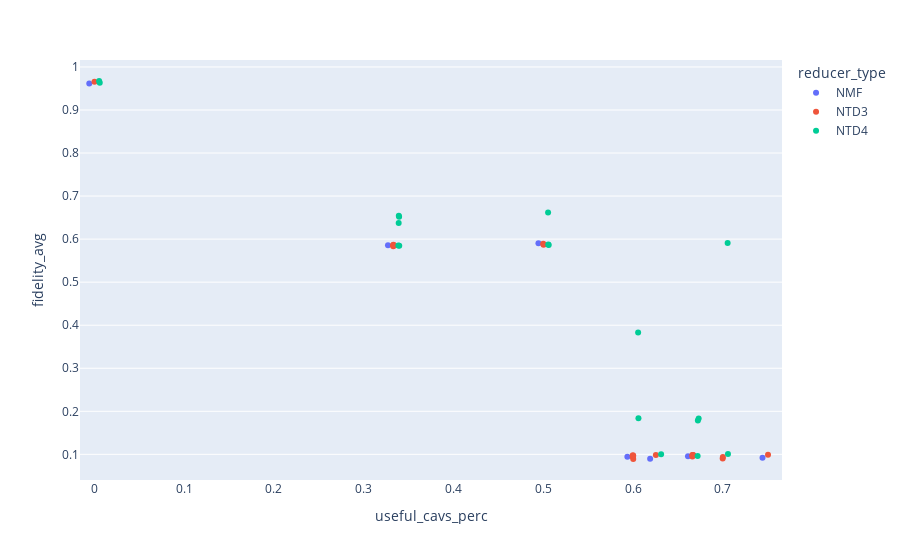

This figure's notebook cell:
### Code cell
# ntd_df = df[df.reducer == "NTD"]

px.strip(df, x= 'useful_cavs_perc', y='fidelity_avg', color = "reducer_type", hover_data=['rank_str'],  stripmode="group")

### Figure 1 — Plotly figure (JSON) as saved in the notebook; plotly's stock layout.template omitted (floating-point values rounded to 4 significant figures)
{"data": [{"alignmentgroup": "True", "boxpoints": "all", "customdata": [["1"], ["2"], ["3"], ["6"], ["10"], ["8"], ["12"]], "fillcolor": "rgba(255,255,255,0)", "hoveron": "points", "hovertemplate": "reducer_type=NMF<br>useful_cavs_perc=%{x}<br>fidelity_avg=%{y}<br>rank_str=%{customdata[0]}<extra></extra>", "legendgroup": "NMF", "line": {"color": "rgba(255,255,255,0)"}, "marker": {"color": "#636efa"}, "name": "NMF", "offsetgroup": "NMF", "orientation": "v", "pointpos": 0, "showlegend": true, "type": "box", "x": [0, 0.5, 0.3333, 0.6667, 0.6, 0.625, 0.75], "x0": " ", "xaxis": "x", "y": [0.9614, 0.5906, 0.5857, 0.09553, 0.09412, 0.08962, 0.09204], "y0": " ", "yaxis": "y"}, {"alignmentgroup": "True", "boxpoints": "all", "customdata": [["[3, 20, 100]"], ["[6, 20, 100]"], ["[10, 20, 100]"], ["[3, 20, 25]"], ["[6, 20, 25]"], ["[10, 20, 25]"], ["[3, 30, 100]"], ["[6, 30, 100]"], ["[10, 30, 100]"], ["[6, 39, 80]"], ["[10, 39, 80]"], ["[6, 39, 200]"], ["[10, 39, 200]"], ["[8, 39, 100]"], ["[10, 39, 100]"], ["[10, 39, 375]"], ["[8, 39, 375]"], ["[6, 39, 375]"], ["[3, 39, 375]"], ["[2, 39, 375]"], ["[1, 39, 375]"]], "fillcolor": "rgba(255,255,255,0)", "hoveron": "points", "hovertemplate": "reducer_type=NTD3<br>useful_cavs_perc=%{x}<br>fidelity_avg=%{y}<br>rank_str=%{customdata[0]}<extra></extra>", "legendgroup": "NTD3", "line": {"color": "rgba(255,255,255,0)"}, "marker": {"color": "#EF553B"}, "name": "NTD3", "offsetgroup": "NTD3", "orientation": "v", "pointpos": 0, "showlegend": true, "type": "box", "x": [0.3333, 0.6667, 0.6, 0.3333, 0.5, 0.7, 0.3333, 0.6667, 0.7, 0.6667, 0.6, 0.6667, 0.6, 0.75, 0.6, 0.6, 0.625, 0.6667, 0.3333, 0.5, 0], "x0": " ", "xaxis": "x", "y": [0.5853, 0.09527, 0.08918, 0.5871, 0.5894, 0.09368, 0.5858, 0.09836, 0.09006, 0.09736, 0.09354, 0.09859, 0.09818, 0.09927, 0.09696, 0.0962, 0.09871, 0.09764, 0.5836, 0.5868, 0.9659], "y0": " ", "yaxis": "y"}, {"alignmentgroup": "True", "boxpoints": "all", "customdata": [["[3, 3, 2, 25]"], ["[1, 3, 2, 25]"], ["[2, 3, 2, 25]"], ["[3, 5, 3, 25]"], ["[3, 13, 3, 25]"], ["[6, 13, 3, 25]"], ["[6, 2, 3, 20]"], ["[10, 2, 3, 20]"], ["[3, 2, 3, 25]"], ["[6, 2, 3, 25]"], ["[10, 2, 3, 25]"], ["[10, 13, 3, 375]"], ["[10, 3, 3, 375]"], ["[8, 13, 3, 375]"], ["[6, 13, 3, 375]"], ["[3, 13, 3, 375]"], ["[1, 13, 3, 375]"], ["[2, 13, 3, 375]"]], "fillcolor": "rgba(255,255,255,0)", "hoveron": "points", "hovertemplate": "reducer_type=NTD4<br>useful_cavs_perc=%{x}<br>fidelity_avg=%{y}<br>rank_str=%{customdata[0]}<extra></extra>", "legendgroup": "NTD4", "line": {"color": "rgba(255,255,255,0)"}, "marker": {"color": "#00cc96"}, "name": "NTD4", "offsetgroup": "NTD4", "orientation": "v", "pointpos": 0, "showlegend": true, "type": "box", "x": [0.3333, 0, 0.5, 0.3333, 0.3333, 0.5, 0.6667, 0.7, 0.3333, 0.6667, 0.6, 0.7, 0.6, 0.625, 0.6667, 0.3333, 0, 0.5], "x0": " ", "xaxis": "x", "y": [0.6541, 0.9673, 0.6619, 0.6374, 0.5853, 0.5862, 0.1786, 0.5911, 0.652, 0.1835, 0.383, 0.101, 0.1836, 0.1002, 0.09635, 0.5848, 0.9635, 0.5876], "y0": " ", "yaxis": "y"}], "layout": {"boxmode": "group", "legend": {"title": {"text": "reducer_type"}, "tracegroupgap": 0}, "margin": {"t": 60}, "xaxis": {"anchor": "y", "domain": [0, 1], "title": {"text": "useful_cavs_perc"}}, "yaxis": {"anchor": "x", "domain": [0, 1], "title": {"text": "fidelity_avg"}}}}
